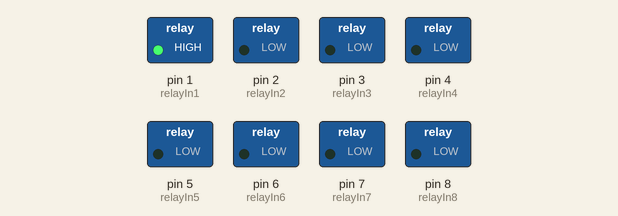
A sketch run on a simulated Arduino Uno, built with avr-gcc and run on an emulated ATmega328P. Parts: switched loads named in the sketch (green lamp = pin HIGH).

Above: at 1.0 s.
At 5.0 s:
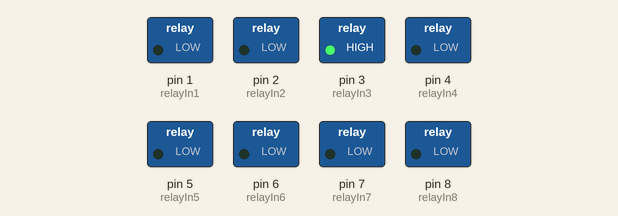
At 7.0 s:
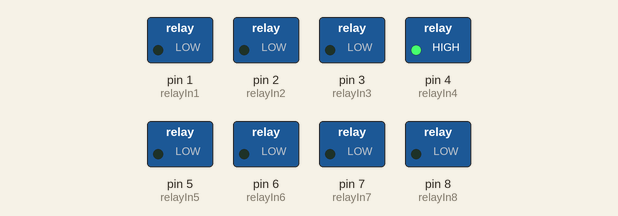
At 9.0 s:
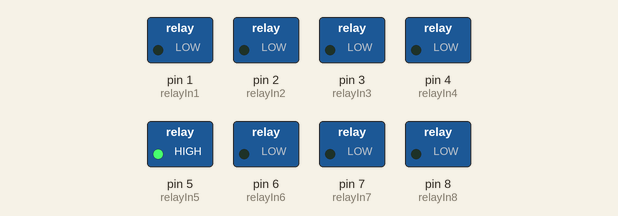
At 13.0 s:
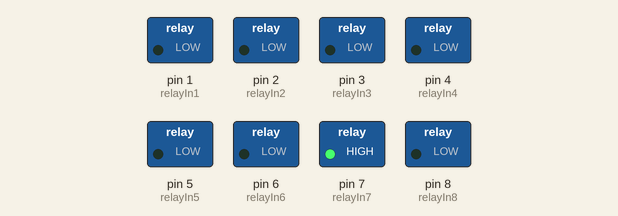
At 19.0 s:
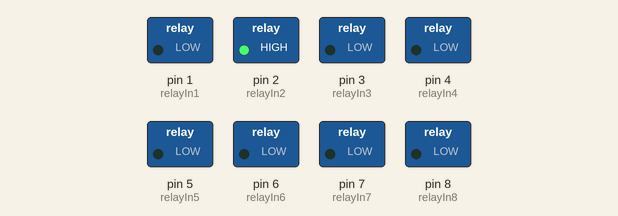
Timing chart, 0 to 20.8 s (numbered marks = the images above):
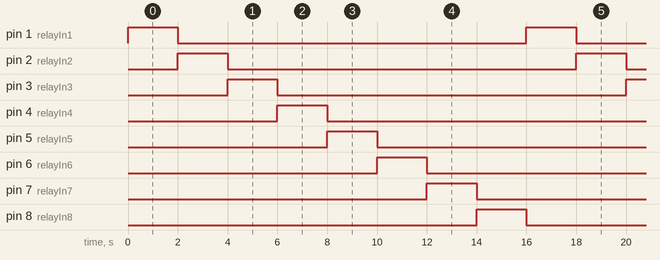

The sketch:

8_Channel_Relay.ino
```cpp
int relayIn1=1;
int relayIn2=2;
int relayIn3=3;
int relayIn4=4;
int relayIn5=5;
int relayIn6=6;
int relayIn7=7;
int relayIn8=8;
void setup() {
  pinMode(relayIn1, OUTPUT);
  pinMode(relayIn2, OUTPUT);
  pinMode(relayIn3, OUTPUT);
  pinMode(relayIn4, OUTPUT);
  pinMode(relayIn5, OUTPUT);
  pinMode(relayIn6, OUTPUT);
  pinMode(relayIn7, OUTPUT);
  pinMode(relayIn8, OUTPUT);

}

void loop() {
  digitalWrite(relayIn1, HIGH);
  delay(2000);
  digitalWrite(relayIn1, LOW);

  digitalWrite(relayIn2, HIGH);
  delay(2000);
  digitalWrite(relayIn2, LOW);

  digitalWrite(relayIn3, HIGH);
  delay(2000);
  digitalWrite(relayIn3, LOW);

  digitalWrite(relayIn4, HIGH);
  delay(2000);
  digitalWrite(relayIn4, LOW);

  digitalWrite(relayIn5, HIGH);
  delay(2000);
  digitalWrite(relayIn5, LOW);

  digitalWrite(relayIn6, HIGH);
  delay(2000);
  digitalWrite(relayIn6, LOW);

  digitalWrite(relayIn7, HIGH);
  delay(2000);
  digitalWrite(relayIn7, LOW);

  digitalWrite(relayIn8, HIGH);
  delay(2000);
  digitalWrite(relayIn8, LOW);


}
```

Measured:
- by itself, pin 1 (relayIn1), pin 2 (relayIn2), pin 3 (relayIn3), pin 4 (relayIn4), pin 5 (relayIn5), pin 6 (relayIn6), pin 7 (relayIn7), pin 8 (relayIn8): alternates HIGH for 2.0 s and LOW for 14.0 s
- by itself, everything shown: repeats every 16.0 s, in 9 steps
